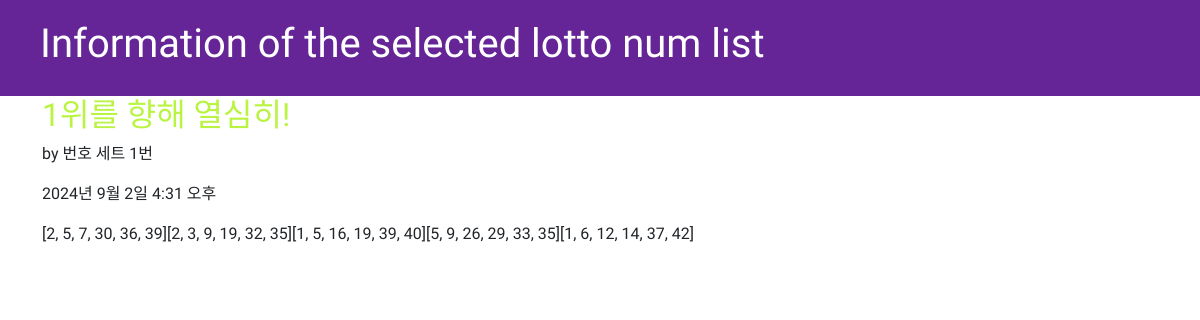
The page /lotto/1/detail on the database its author committed.
### lotto/models.py (models this page shows, shortened)
class GuessNumbers(models.Model):
    name = models.CharField(max_length=24)  # 로또 번호 리스트의 이름
    text = models.CharField(max_length=255)  # 로또 번호 리스트에 대한 설명
    lottos = models.CharField(max_length=255, default='[1, 2, 3, 4, 5, 6]') # 로또 번호들이 담길 str
    num_lotto = models.IntegerField(default=5)  # 6개 번호 set의 개수
    update_date = models.DateTimeField()

### lotto/views.py (the view)
# urls.py: path('lotto/<int:lottokey>/detail', views.detail, name='detail'),  # lottokey는 detail 함수의 parameter name
def detail(request, lottokey):
    lotto = GuessNumbers.objects.get(pk=lottokey)  # primary key
    return render(request, "lotto/detail.html", {'lotto':lotto})

### lotto/templates/lotto/detail.html (shortened to what this page needs)
<!DOCTYPE html>
{% load static %}
<html lang="ko">
	<head>
		<link href="https://cdn.jsdelivr.net/npm/bootstrap@5.3.3/dist/css/bootstrap.min.css" rel="stylesheet">
		<link rel="stylesheet" href="{% static 'css/lotto.css' %}">
	</head>
	<body>
		<div class="navbar">
			<h1>Information of the selected lotto num list</h1>
		</div>
		<div class="container lotto">
			<h2>{{ lotto.text }}</h2>
			<p>by {{ lotto.name }}</p>
			<p> {{ lotto.update_date }}</p>
			<p> {{ lotto.lottos | linebreaksbr }}</p>
		</div>
	</body>
</html>

### lotto/static/css/lotto.css (style rules this page uses)
.navbar { background-color: #652596; margin-top: 0; padding: 20px 20px 20px 40px; font-family: 'Nanum Gothic Coding', monospace; }
.navbar h1 { color: #FFFFFF; }
.container { font-family: 'Nanum Gothic Coding', monospace; }
.container h2 { color: #b9f442; }

### rows shown on the page
GuessNumbers: text "1위를 향해 열심히!", name "번호 세트 1번", update_date "2024년 9월 2일 4:31 오후", lottos "[2, 5, 7, 30, 36, 39][2, 3, 9, 19, 32, 35][1, 5, 16, 19, 39, 40][5, 9, 26, 29, 33, 35][1, 6, 12, 14, 37, 42]"
